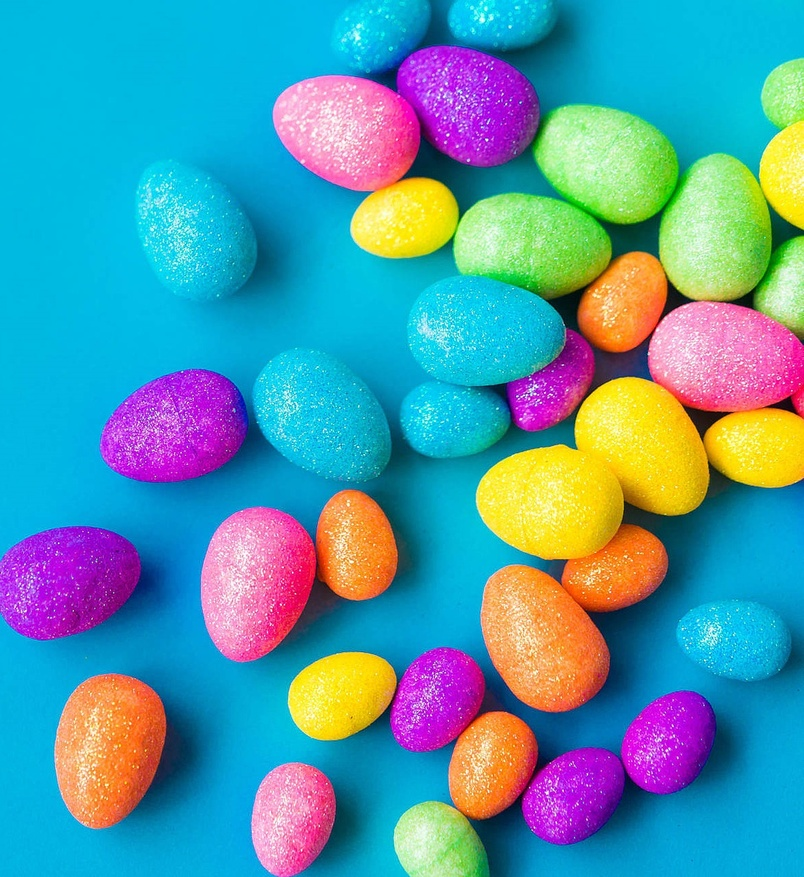
#> input picture images/eggs.jpg, 804 x 877 px, shrunk from 1181 x 1288 before the run
$ jupyter execute ICE-6-1.ipynb
#> lines starting #> are read from the running program, lines starting #| are printed output that depends on the picture
## ICE-6 Color features and histogram
Please download the following images for the ICE-6:<br>
https://drive.google.com/file/d/136KacYJQZ3ShMSDndqgzohTlTPrfKuma/view?usp=sharing

## (Tutorial) Dominant colors
Please refer to the following link to learn how to extract dominant colors of a given image:<br>
https://www.dataquest.io/blog/tutorial-colors-image-clustering-python/

## Example 1. Extracting dominant colors

[cell 1]
# import the necessary packages
from sklearn.cluster import KMeans
import matplotlib.pyplot as plt
import argparse
import utils
import cv2

[cell 2]
# load the image and convert it from BGR to RGB so that
# we can dispaly it with matplotlib
image = cv2.imread("./images/eggs.jpg")
#> image is the input picture: shape (877, 804, 3); mean B, G, R 168.5, 151, 82.2
image = cv2.cvtColor(image, cv2.COLOR_BGR2RGB)
plt.figure()
plt.axis("off")
plt.imshow(image)

[cell 3]
image.shape
#> Out = (877, 804, 3)

[cell 4]
# reshape the image to proper version for the following processing
image = image.reshape((image.shape[0] * image.shape[1], 3))

[cell 5]
# cluster the pixel intensities
clt = KMeans(n_clusters = 10)
clt.fit(image)

[cell 6]
# import the necessary packages
import numpy as np
import cv2
def centroid_histogram(clt):
# grab the number of different clusters and create a histogram
# based on the number of pixels assigned to each cluster
    numLabels = np.arange(0, len(np.unique(clt.labels_)) + 1)
    (hist, _) = np.histogram(clt.labels_, bins = numLabels)
# normalize the histogram, such that it sums to one
    hist = hist.astype("float")
    hist /= hist.sum()
# return the histogram
    return hist

[cell 7]
def plot_colors(hist, centroids):
# initialize the bar chart representing the relative frequency
# of each of the colors
    bar = np.zeros((50, 300, 3), dtype = "uint8")
    startX = 0
# loop over the percentage of each cluster and the color of
# each cluster
    for (percent, color) in zip(hist, centroids):
# plot the relative percentage of each cluster
        endX = startX + (percent * 300)
        cv2.rectangle(bar, (int(startX), 0), (int(endX), 50),
            color.astype("uint8").tolist(), -1)
        startX = endX
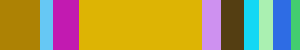
#> bar: shape (50, 300, 3); mean of channels 0, 1, 2 82.1, 150.6, 168.1; drawn as B, G, R

# return the bar chart
    return bar

[cell 8]
# build a histogram of clusters and then create a figure
# representing the number of pixels labeled to each color
hist = centroid_histogram(clt)
bar = plot_colors(hist, clt.cluster_centers_)
# show our color bart
plt.figure()
plt.axis("off")
plt.imshow(bar)
plt.show()

## (Tutorial) Within-Cluster Sum of Square (wcss) and Elbow method
Please refer to the following link to learn Elbow method for optimal number of clusters selecting:<br>
https://www.analyticsvidhya.com/blog/2021/01/in-depth-intuition-of-k-means-clustering-algorithm-in-machine-learning/

## Task 1. Using the Elbow method to select the optimal number of clusters for the three images in your downloaded zip file
1. Selecting the optimal number of clusters using Elbow method
2. Visualizing the histogram of clusters as shown in example 1 with the optimal number of clusters

[cell 9]
image2 = cv2.imread("./images/boy.jpg")
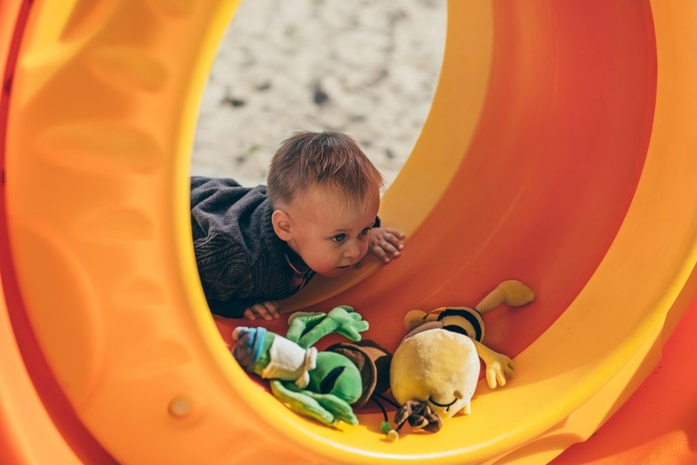
#> input picture images/boy.jpg, 697 x 465 px, shrunk from 1024 x 683 before the run
#> image2 is the input picture: shape (465, 697, 3); mean B, G, R 70.7, 127, 205.6
image2 = cv2.cvtColor(image2, cv2.COLOR_BGR2RGB)
plt.figure()
plt.axis("off")
plt.imshow(image2)

[cell 10]
image3 = cv2.imread("./images/Nepal.jpg")
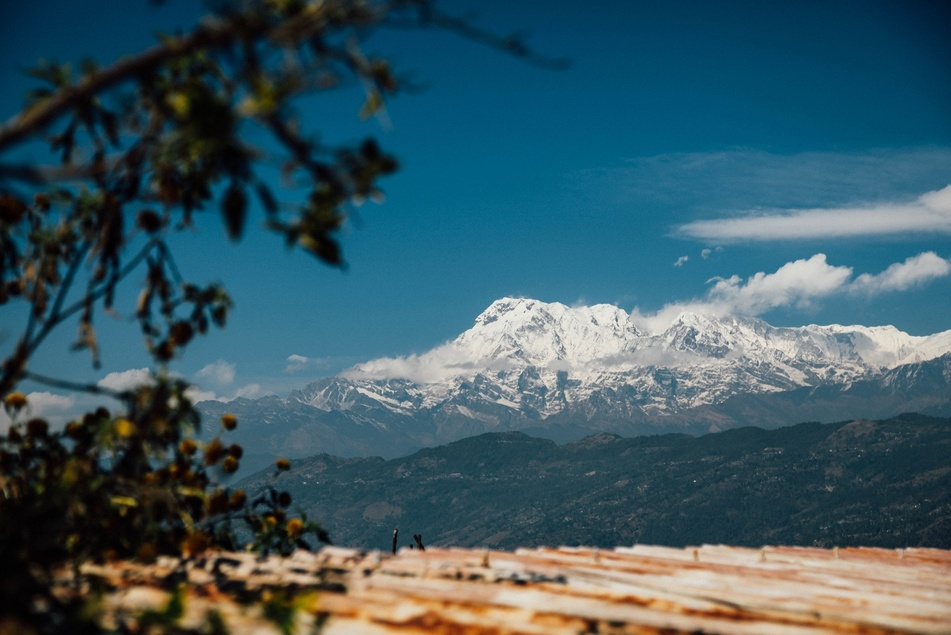
#> input picture images/Nepal.jpg, 951 x 635 px, shrunk from 1397 x 932 before the run
#> image3 is the input picture: shape (635, 951, 3); mean B, G, R 99.4, 89.9, 59.9
image3 = cv2.cvtColor(image3, cv2.COLOR_BGR2RGB)
plt.figure()
plt.axis("off")
plt.imshow(image3)

[cell 11]
image2 = image2.reshape((image2.shape[0] * image2.shape[1], 3))
image3 = image3.reshape((image3.shape[0] * image3.shape[1], 3))

[cell 12]
# write you code here
image2.shape
#> Out = (324105, 3)

[cell 13]
from sklearn.cluster import KMeans
wcss = []
for i in range(1, 11):
    kmeans = KMeans(n_clusters = i, init = 'k-means++', random_state = 42)
    kmeans.fit(image)
    wcss.append(kmeans.inertia_)
#> after the loop, wcss = [1.36e+10, 5.94e+09, 4.18e+09, 2.75e+09, 2.03e+09, 1.78e+09, 1.55e+09, 1.27e+09, 1.1e+09, 1.01e+09]

[cell 14]
plt.plot(range(1, 11), wcss)
plt.xlabel('Number of clusters')
plt.ylabel('WCSS')
plt.title('K-mean clustering for eggs image')
plt.show()
#> figure, not shown here; curve peaks at x = 1, y = 1.36e+10

[cell 15]
wcss2 = []
for i in range(1, 11):
    kmeans = KMeans(n_clusters = i, init = 'k-means++', random_state = 42)
    kmeans.fit(image2)
    wcss2.append(kmeans.inertia_)
#> after the loop, wcss2 = [2.52e+09, 1.41e+09, 835582731.6, 404859114.9, 313808038.9, 245709581, 210407932.3, 184847506.4, 166879384.3, 153123860.2]

[cell 16]
plt.plot(range(1, 11), wcss2)
plt.xlabel('Number of clusters')
plt.ylabel('WCSS')
plt.title('K-mean clustering for boy image')
plt.show()
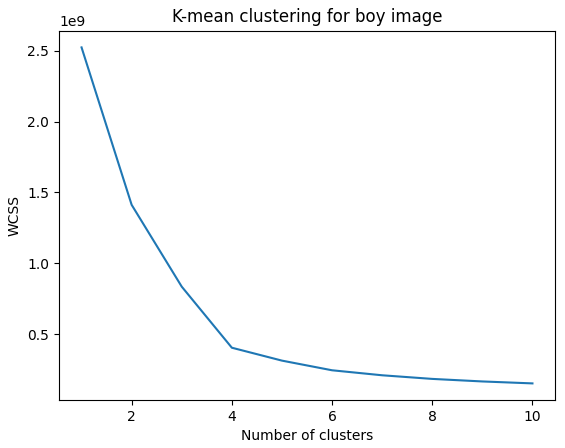
#> figure drawn by matplotlib, 1 panel; curve peaks at x = 1, y = 2.52e+09

[cell 17]
wcss3 = []
for i in range(1, 11):
    kmeans = KMeans(n_clusters = i, init = 'k-means++', random_state = 42)
    kmeans.fit(image3)
    wcss3.append(kmeans.inertia_)
#> after the loop, wcss3 = [5.73e+09, 2.33e+09, 1.28e+09, 945707452.3, 729718693.1, 581384112.6, 546220837.3, 417404745.7, 363242324.9, 330913434.4]

[cell 18]
plt.plot(range(1, 11), wcss3)
plt.xlabel('Number of clusters')
plt.ylabel('WCSS')
plt.title('K-mean clustering for Nepal image')
plt.show()
#> figure, not shown here; curve peaks at x = 1, y = 5.73e+09

## Question 1. According to the Elbow method, how to choose the optimal number of clusters?

**Answer to Q1**: type your answer here

 The elbow graph will show the rapidly change at one specific point and thus creating an elbow shape.
<br> According to the result,
<br> 5 cluster should be the optimal point for egg image .
<br> 4 clusters should be the optimal point for boy image.
<br> 3 clusters should be the optimal point for Nepal image.

## (Tutorial) Histogram Equalization
Please refer to the following link to learn the histogram equalization:<br>
https://medium.com/@kyawsawhtoon/a-tutorial-to-histogram-equalization-497600f270e2 <br> and
https://hypjudy.github.io/2017/03/19/dip-histogram-equalization/

## Example 2. Histogram equalization on gray image

[cell 19]
img = cv2.imread('./images/Nepal.jpg')
gray = cv2.cvtColor(img, cv2.COLOR_BGR2GRAY)
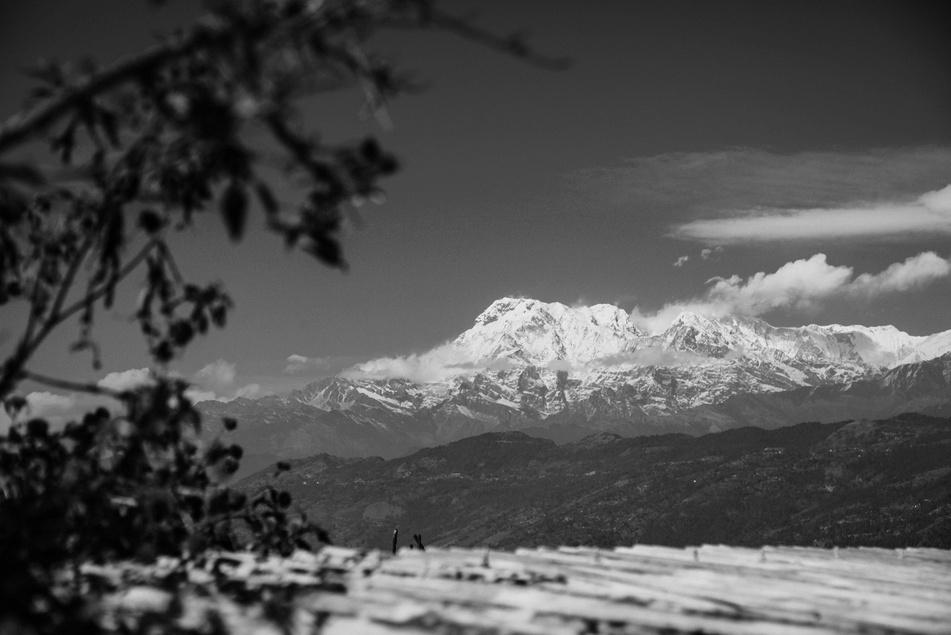
#> gray: shape (635, 951); min 0, max 245, mean 82
cv2.imshow('Original image', img)
cv2.imshow('Gray map', gray)
cv2.waitKey(0)
cv2.destroyAllWindows()

[cell 20]
img.shape
#> Out = (635, 951, 3)

[cell 21]
gray.shape
#> Out = (635, 951)

[cell 22]
hist,bins = np.histogram(gray.flatten(),256,[0,256])
#> hist = 256 values, max 7830 at index 57, min 0 at index 241, mean 2358.9; bins = 257 values from 0 to 256
cdf = hist.cumsum()
#> cdf = 256 values from 32 to 603885
cdf_normalized = cdf * float(hist.max()) / cdf.max()
#> cdf_normalized = 256 values from 0.415 to 7830
plt.plot(cdf_normalized, color = 'b')
plt.hist(gray.flatten(),256,[0,256], color = 'r')
plt.xlim([0,256])
plt.legend(('cdf','histogram'), loc = 'upper left')
plt.show()
#> figure, not shown here; tallest bar 7830 high, from x = 57 to 58; curve peaks at x = 245, y = 7830

[cell 23]
equ = cv2.equalizeHist(gray)
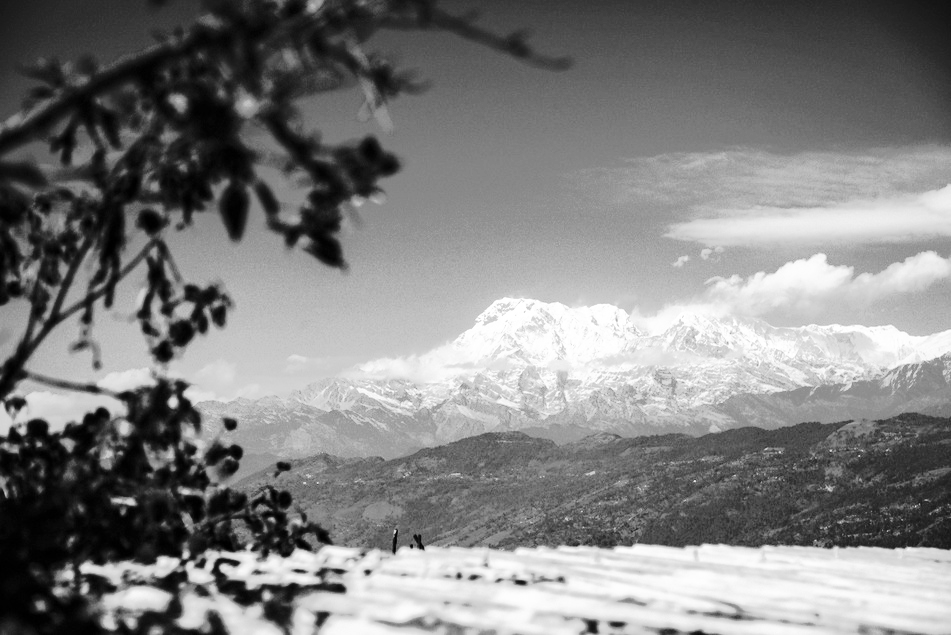
#> equ: shape (635, 951); min 0, max 255, mean 128.3
cv2.imshow('equ.png',equ)
cv2.waitKey(0)
cv2.destroyAllWindows()

[cell 24]
hist,bins = np.histogram(equ.flatten(),256,[0,256])
#> hist = 256 values, max 7830 at index 97, min 0 at index 6, mean 2358.9
cdf = hist.cumsum()
#> cdf = 256 values from 308 to 603885
cdf_normalized = cdf * float(hist.max()) / cdf.max()
#> cdf_normalized = 256 values from 3.99 to 7830
plt.plot(cdf_normalized, color = 'b')
plt.hist(equ.flatten(),256,[0,256], color = 'r')
plt.xlim([0,256])
plt.legend(('cdf','histogram'), loc = 'upper left')
plt.show()
#> figure, not shown here; tallest bar 7830 high, from x = 97 to 98; curve peaks at x = 255, y = 7830

## Task 2. Histogram equalization on color images
1. Apply histogram equalization on the 3 downloaded images
2. Visualize the histograms and the cumulative summation before and after histogram equalization
3. Show the images before and after histogram equalization

[cell 25]
# write your code here
image = cv2.imread("./images/eggs.jpg")
image = cv2.cvtColor(image, cv2.COLOR_BGR2RGB)

image2 = cv2.imread("./images/boy.jpg")
image2 = cv2.cvtColor(image2, cv2.COLOR_BGR2RGB)

image3 = cv2.imread("./images/Nepal.jpg")
image3 = cv2.cvtColor(image3, cv2.COLOR_BGR2RGB)

[cell 26]
def run_histogram_equalization(image):
    # convert from RGB color-space to YCrCb
    ycrcb_img = cv2.cvtColor(image, cv2.COLOR_BGR2YCrCb)

    # equalize the histogram of the Y channel
    ycrcb_img[:, :, 0] = cv2.equalizeHist(ycrcb_img[:, :, 0])

    # convert back to RGB color-space from YCrCb
    equalized_img = cv2.cvtColor(ycrcb_img, cv2.COLOR_YCrCb2BGR)

    return equalized_img

## let's see what this can do

[cell 27]
plt.figure()
plt.axis("off")
plt.imshow(image2)

[cell 28]
ycrcb_img = cv2.cvtColor(image2, cv2.COLOR_BGR2YCrCb)
#> ycrcb_img: shape (465, 697, 3); mean of channels 0, 1, 2 119.1, 93.5, 176.8
plt.figure()
plt.axis("off")
plt.imshow(ycrcb_img)

[cell 29]
# equalize the histogram of the Y channel
ycrcb_img[:, :, 0] = cv2.equalizeHist(ycrcb_img[:, :, 0])
#> ycrcb_img: shape (465, 697, 3); mean of channels 0, 1, 2 128.6, 93.5, 176.8
plt.figure()
plt.axis("off")
plt.imshow(ycrcb_img)

[cell 30]
# convert back to RGB color-space from YCrCb
equalized_img = cv2.cvtColor(ycrcb_img, cv2.COLOR_YCrCb2BGR)
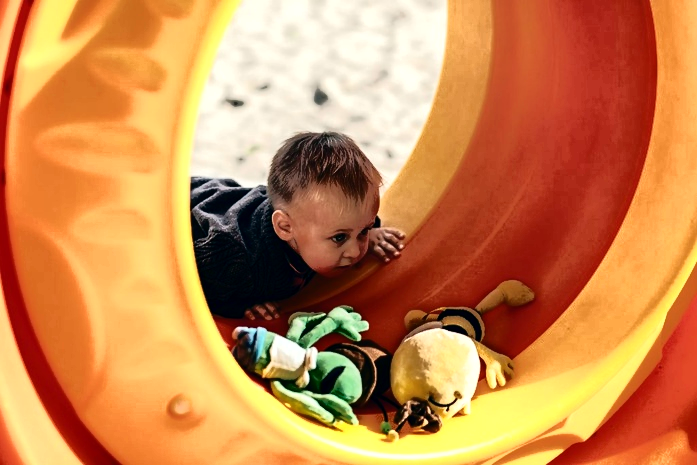
#> equalized_img: shape (465, 697, 3); mean R, G, B 204.9, 136.3, 80.3
plt.figure()
plt.axis("off")
plt.imshow(equalized_img)

[cell 31]
# images need to be flatten before used.
ycrcb_img[:, :, 0].flatten().shape
#> Out = (324105,)

# Visualize the histograms and the cumulative summation before and after histogram equalization

[cell 32]
def unequalized_hist(image):
    image = cv2.cvtColor(image, cv2.COLOR_BGR2RGB)
    ycrcb_img = cv2.cvtColor(image, cv2.COLOR_BGR2YCrCb)
#> ycrcb_img: shape (877, 804, 3); mean of channels 0, 1, 2 132.4, 92.2, 148.3
    hist,bins = np.histogram(ycrcb_img[:, :, 0].flatten(),256,[0,256])
#> hist = 256 values, max 43881 at index 135, min 0 at index 0, mean 2754.3; bins = 257 values from 0 to 256
    cdf = hist.cumsum()
#> cdf = 256 values from 0 to 705108
    cdf_normalized = cdf * float(hist.max()) / cdf.max()
#> cdf_normalized = 256 values from 0 to 43881
    plt.plot(cdf_normalized, color = 'b')
    plt.hist(ycrcb_img[:, :, 0].flatten(),256,[0,256], color = 'r')
    plt.xlim([0,256])
    plt.legend(('cdf','histogram'), loc = 'upper left')
    plt.show()
#> figure, not shown here; tallest bar 43881 high, from x = 135 to 136; curve peaks at x = 253, y = 43881

[cell 33]
# Histogram of unequalized eggs image
unequalized_hist(image)

[cell 34]
# Histogram of unequalized boy image
unequalized_hist(image2)
#> in unequalized_hist (call 2), `ycrcb_img = cv2.cvtColor(image, cv2.COLOR_BGR2YCrCb)`: ycrcb_img: shape (465, 697, 3); mean of channels 0, 1, 2 144.1, 171.9, 86.6

[cell 35]
# Histogram of unequalized Nepal image
unequalized_hist(image3)
#> in unequalized_hist (call 3), `ycrcb_img = cv2.cvtColor(image, cv2.COLOR_BGR2YCrCb)`: ycrcb_img: shape (635, 951, 3); mean of channels 0, 1, 2 82, 112.2, 137.8

[cell 36]
def equalized_hist(image):
    image = cv2.cvtColor(image, cv2.COLOR_BGR2RGB)
    ycrcb_img = cv2.cvtColor(image, cv2.COLOR_BGR2YCrCb)
    ycrcb_img[:, :, 0] = cv2.equalizeHist(ycrcb_img[:, :, 0])
#> ycrcb_img: shape (877, 804, 3); mean of channels 0, 1, 2 129, 92.2, 148.3
    hist,bins = np.histogram(ycrcb_img[:, :, 0].flatten(),256,[0,256])
#> hist = 256 values, max 43881 at index 158, min 0 at index 33, mean 2754.3; bins = 257 values from 0 to 256
    cdf = hist.cumsum()
#> cdf = 256 values from 1316 to 705108
    cdf_normalized = cdf * float(hist.max()) / cdf.max()
#> cdf_normalized = 256 values from 81.9 to 43881
    plt.plot(cdf_normalized, color = 'b')
    plt.hist(ycrcb_img[:, :, 0].flatten(),256,[0,256], color = 'r')
    plt.xlim([0,256])
    plt.legend(('cdf','histogram'), loc = 'upper left')
    plt.show()
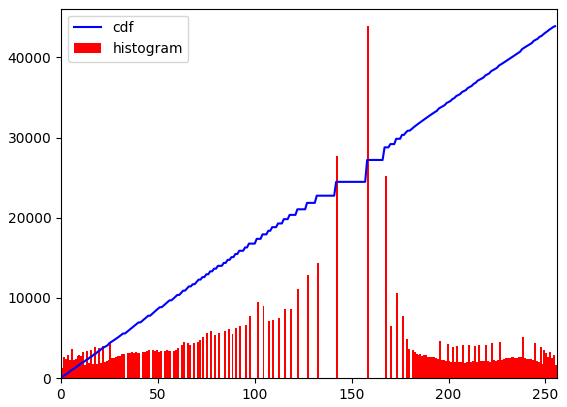
#> figure drawn by matplotlib, 1 panel; tallest bar 43881 high, from x = 158 to 159; curve peaks at x = 255, y = 43881

[cell 37]
# Histogram of equalized eggs image
equalized_hist(image)

[cell 38]
# Histogram of equalized boy image
equalized_hist(image2)
#> in equalized_hist (call 2), `ycrcb_img[:, :, 0] = cv2.equalizeHist(ycrcb_img[:, :, 0])`: ycrcb_img: shape (465, 697, 3); mean of channels 0, 1, 2 128.5, 171.9, 86.6
#> in equalized_hist (call 2), `hist,bins = np.histogram(ycrcb_img[:, :, 0].flatten(),256,[0,256])`: hist = 256 values, max 5756 at index 66, min 0 at index 39, mean 1266
#> in equalized_hist (call 2), `cdf = hist.cumsum()`: cdf = 256 values from 515 to 324105
#> in equalized_hist (call 2), `cdf_normalized = cdf * float(hist.max()) / cdf.max()`: cdf_normalized = 256 values from 9.15 to 5756
#> in equalized_hist (call 2), `plt.show()`:
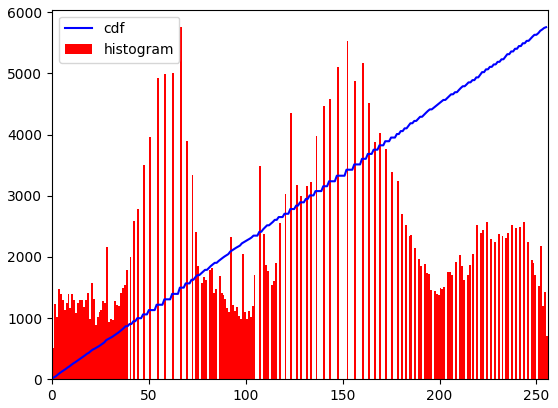
#> figure drawn by matplotlib, 1 panel; tallest bar 5756 high, from x = 66 to 67; curve peaks at x = 255, y = 5756

[cell 39]
# Histogram of equalized Nepal image
equalized_hist(image3)
#> in equalized_hist (call 3), `ycrcb_img[:, :, 0] = cv2.equalizeHist(ycrcb_img[:, :, 0])`: ycrcb_img: shape (635, 951, 3); mean of channels 0, 1, 2 128.3, 112.2, 137.8

# Show the images before and after histogram equalization

[cell 40]
equalized_image = run_histogram_equalization(image)
#> in run_histogram_equalization, `ycrcb_img = cv2.cvtColor(image, cv2.COLOR_BGR2YCrCb)`: ycrcb_img: shape (877, 804, 3); mean of channels 0, 1, 2 148.4, 142.4, 90.7
#> in run_histogram_equalization, `ycrcb_img[:, :, 0] = cv2.equalizeHist(ycrcb_img[:, :, 0])`: ycrcb_img: shape (877, 804, 3); mean of channels 0, 1, 2 129.1, 142.4, 90.7
equalized_image2 = run_histogram_equalization(image2)
equalized_image3 = run_histogram_equalization(image3)
#> in run_histogram_equalization (call 3), `ycrcb_img = cv2.cvtColor(image, cv2.COLOR_BGR2YCrCb)`: ycrcb_img: shape (635, 951, 3); mean of channels 0, 1, 2 89.3, 135.2, 111.4
#> in run_histogram_equalization (call 3), `ycrcb_img[:, :, 0] = cv2.equalizeHist(ycrcb_img[:, :, 0])`: ycrcb_img: shape (635, 951, 3); mean of channels 0, 1, 2 128.3, 135.2, 111.4
#> in run_histogram_equalization (call 3), `equalized_img = cv2.cvtColor(ycrcb_img, cv2.COLOR_YCrCb2BGR)`:
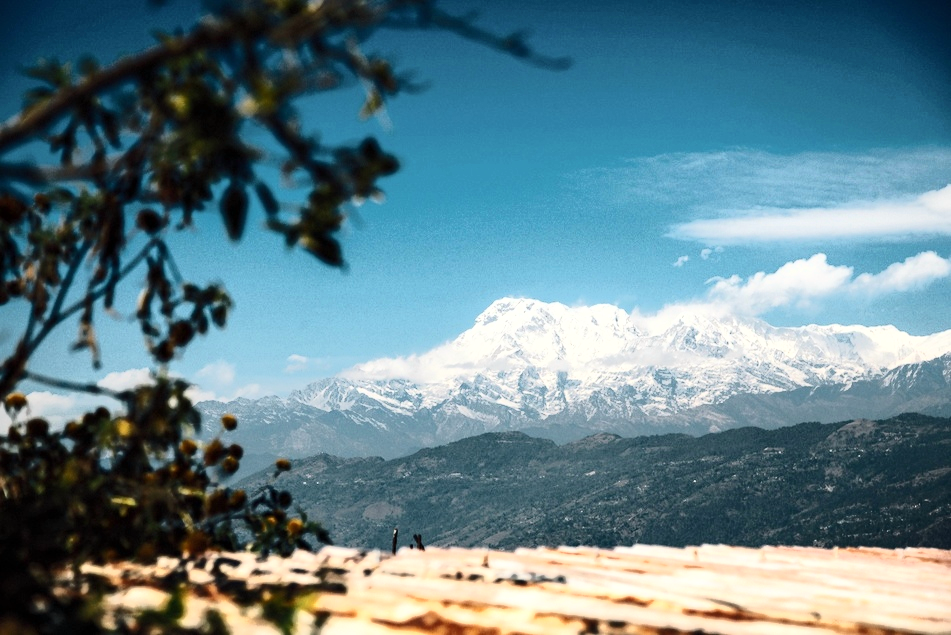
#> equalized_img: shape (635, 951, 3); mean R, G, B 97.7, 128.9, 138.4

f, axarr = plt.subplots(3,2,figsize=(10,10))
axarr[0,0].imshow(image)
axarr[0,0].axis("off")
axarr[0,0].title.set_text('before equalization')
axarr[0,1].imshow(equalized_image)
axarr[0,1].axis("off")
axarr[0,1].title.set_text('after equalization')

axarr[1,0].imshow(image2)
axarr[1,0].axis("off")
axarr[1,0].title.set_text('before equalization')
axarr[1,1].imshow(equalized_image2)
axarr[1,1].axis("off")
axarr[1,1].title.set_text('after equalization')

axarr[2,0].imshow(image3)
axarr[2,0].axis("off")
axarr[2,0].title.set_text('before equalization')
axarr[2,1].imshow(equalized_image3)
axarr[2,1].axis("off")
axarr[2,1].title.set_text('after equalization')
plt.show()
